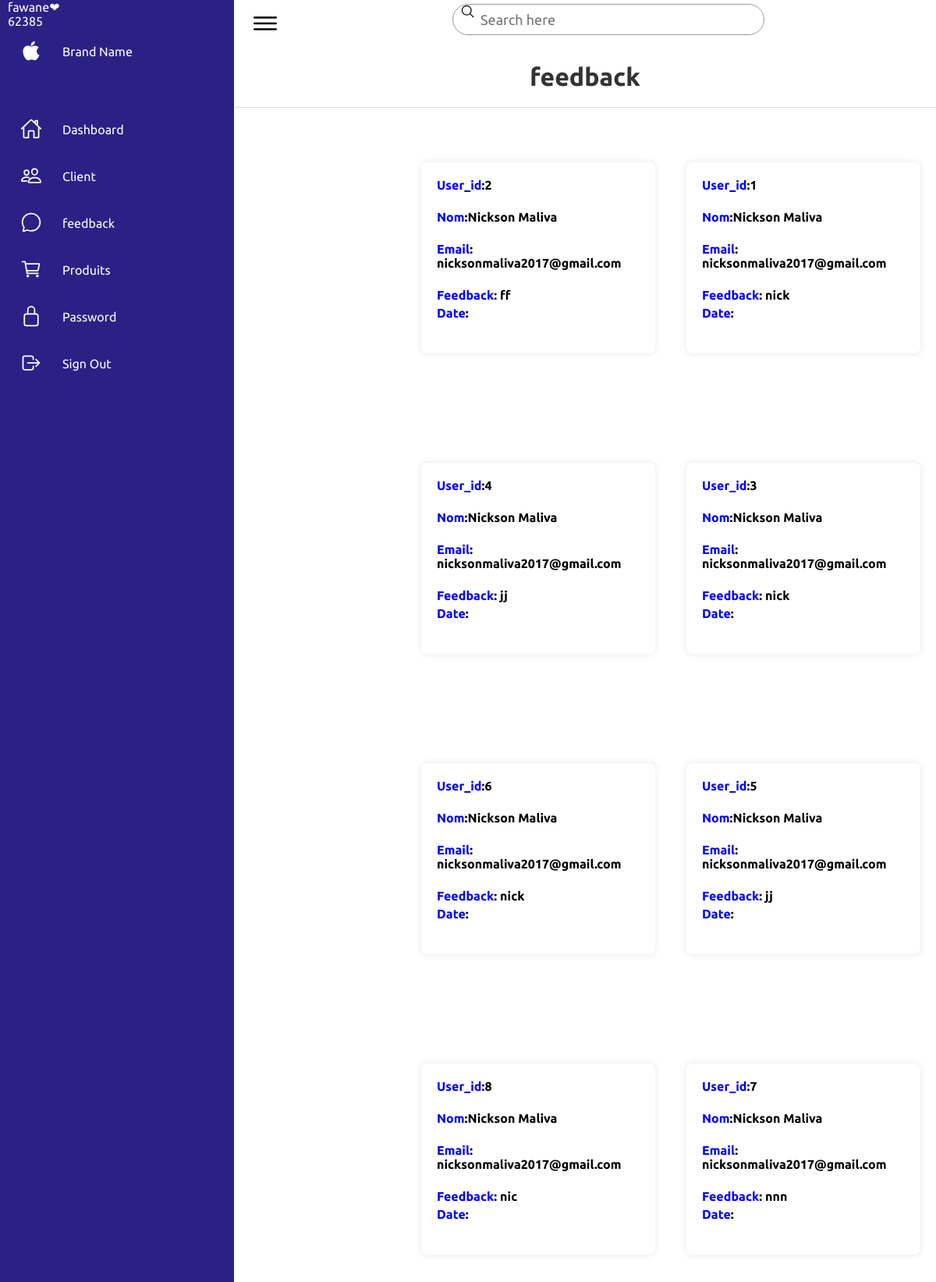
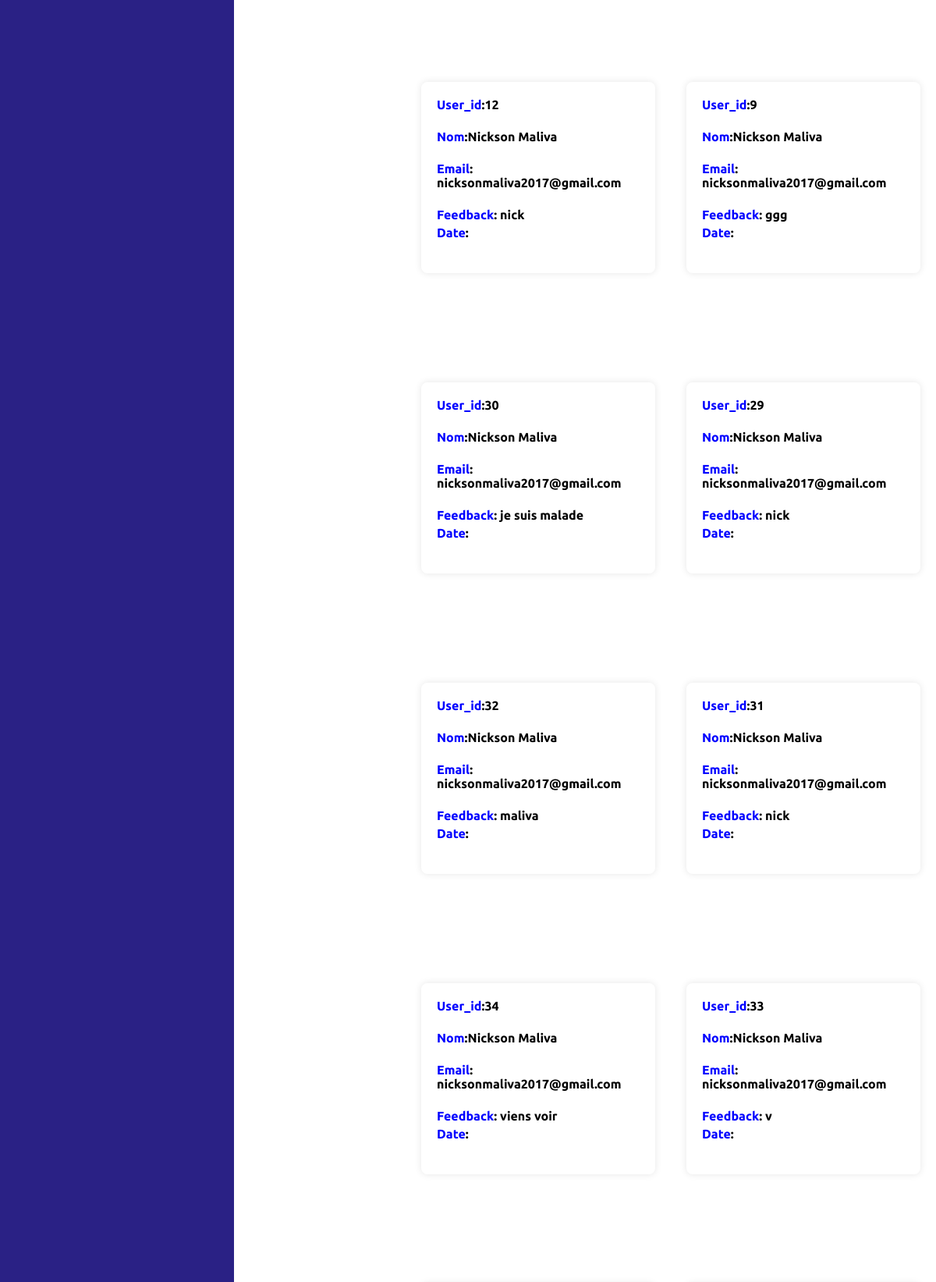
The app's page /admin/feedbackadmin.php (signed in, upper part) with its own data (2 pictures, top to bottom).
### tables this page shows
CREATE TABLE `messages` (
  `user_id` int(255) NOT NULL,
  `name` varchar(100) NOT NULL,
  `email` text NOT NULL,
  `message` text NOT NULL,
  `date` datetime DEFAULT NULL
);

### admin/feedbackadmin.php (the view, shortened to what this page needs)
<?php
include 'conn.php';
?>
 <!DOCTYPE html>
 <html lang="en">
 <head>
     <link rel="stylesheet" href="admi.css">
     <div class="container">
         <div class="navigation">
             <ul>
                 <li>
                     <a href="#" class="logo"><i class='bx bxs-t-shirt'></i>fawane<br>62385 <span>❤</span></a>
                     <a href="#">
                         <span class="icon">
                             <ion-icon name="logo-apple"></ion-icon>
                         </span>
                         <span class="title">Brand Name</span>
                     </a>
                 </li>
                 <li>
                     <a href="admin.php">
                         <span class="icon">
                             <ion-icon name="home-outline"></ion-icon>
                         </span>
                         <span class="title">Dashboard</span>
                     </a>
                 </li>
                 <li>
                     <a href="customer.php">
                         <span class="icon">
                             <ion-icon name="people-outline"></ion-icon>
                         </span>
                         <span class="title">Client</span>
                     </a>
                 </li>
                 <li>
                     <a href="feedbackadmin.php">
                         <span class="icon">
                             <ion-icon name="chatbubble-outline"></ion-icon>
                         </span>
                         <span class="title">feedback</span>
                     </a>
                 </li>
                 <li>
                     <a href="produit.php">
                         <span class="icon">
                             <ion-icon name="cart-outline"></ion-icon>
                         </span>
                         <span class="title">Produits</span>
                     </a>
                 </li>
                 <li>
                     <a href="log.html">
                         <span class="icon">
                             <ion-icon name="lock-closed-outline"></ion-icon>
                         </span>
                         <span class="title">Password</span>
                     </a>
                 </li>
                 <li>
                     <a href="#">
                         <span class="icon">
                             <ion-icon name="log-out-outline"></ion-icon>
                         </span>
                         <span class="title">Sign Out</span>
                     </a>
                 </li>
             </ul>
         </div>
     </div>
     </head>
<body>
<div class="main">
            <div class="topbar">
                <div class="toggle">
                    <ion-icon name="menu-outline"></ion-icon>
                </div>
                <div class="search">
                    <label>
                        <input type="text" placeholder="Search here">
                        <ion-icon name="search-outline"></ion-icon>
                    </label>
                </div>
            </div>
    <h1> <span>feedback</span></h1>
    <?php
    $query = "SELECT * FROM `messages`;";
    $result = $con->query($query);
      if ($result->num_rows > 0)
      {
          while($row = $result->fetch_assoc())
          {
            ?>
  <div class="image-container">
    <form action="process_feedback.php" method="post">
        <label for="name"><ii>User_id</ii>:<?php  echo $row["user_id"]?></label><br>
        <label for="name"><ii>Nom</ii>:<?php  echo $row["name"]?></label><br>
        <label for="email"><ii>Email</ii>: <?php  echo $row["email"]?></label><br>
        <label for="feedback"><ii>Feedback</ii>: <?php  echo $row["message"]?> </label>
        <label for="email"><ii>Date</ii>: <?php  echo $row["date"]?></label><br>
    </form>
  </div>
  <?php
}
}
?>
</body>
</html>

### admin/admi.css (style rules this page uses)
* { font-family: "Ubuntu", sans-serif; margin: 0; padding: 0; box-sizing: border-box; }
:root { --blue: #2a2185; --white: #fff; --gray: #f5f5f5; --black1: #222; --black2: #999; }
body { min-height: 100vh; overflow-x: hidden; }
.container { position: relative; width: 100%; }
.navigation { position: fixed; width: 300px; height: 100%; background: var(--blue); border-left: 10px solid var(--blue); transition: 0.5s; overflow: hidden; }
.navigation ul { position: absolute; top: 0; left: 0; width: 100%; }
.navigation ul li { position: relative; width: 100%; list-style: none; border-top-left-radius: 30px; border-bottom-left-radius: 30px; }
.navigation ul li:nth-child(1) { margin-bottom: 40px; pointer-events: none; }
.navigation ul li a { position: relative; display: block; width: 100%; display: flex; text-decoration: none; color: var(--white); }
.navigation ul li a .icon { position: relative; display: block; min-width: 60px; height: 60px; line-height: 75px; text-align: center; }
.navigation ul li a .icon ion-icon { font-size: 1.75rem; }
.navigation ul li a .title { position: relative; display: block; padding: 0 10px; height: 60px; line-height: 60px; text-align: start; white-space: nowrap; }
.main { position: absolute; width: calc(100% - 300px); left: 300px; min-height: 100vh; background: var(--white); transition: 0.5s; }
.topbar { width: 100%; height: 60px; display: flex; justify-content: space-between; align-items: center; padding: 0 10px; }
.toggle { position: relative; width: 60px; height: 60px; display: flex; justify-content: center; align-items: center; font-size: 2.5rem; cursor: pointer; }
.search { position: relative; width: 400px; margin: 0 10px; }
.search label { position: relative; width: 100%; }
.search label input { width: 100%; height: 40px; border-radius: 40px; padding: 5px 20px; padding-left: 35px; font-size: 18px; outline: none; border: 1px solid var(--black2); }
.search label ion-icon { position: absolute; top: 0; left: 10px; font-size: 1.2rem; }
form label { display: block; margin-bottom: 5px; text-align: left; font-weight: bold; }

### admin/feedbackadmin.php (style rules this page uses)
body { font-family: 'Arial', sans-serif; background-color: #f4f4f4; margin: 0; }
h1 { text-align: center; color: #333; padding: 20px; background-color: #fff; border-bottom: 1px solid #ddd; margin-top: 0; }
.image-container { max-width: 400px; margin: 20px auto; background-color: #fff; padding: 20px; border-radius: 8px; box-shadow: 0 0 10px rgba(0, 0, 0, 0.1); }
form { width: 100%; }
label { display: block; margin-bottom: 10px; font-size: 16px; }
ii { color: blue; font-weight: bold; }
.image-container { max-width: 300px; margin:70px 20px; background-color: #fff; padding: 20px; border-radius: 8px; box-shadow: 0 0 10px rgba(0, 0, 0, 0.1); display: inline-block; vertical-align: top; float:right; }

### records on screen
messages: user_id "1", name "Nickson Maliva", email "nicksonmaliva2017@gmail.com", message "nick"
messages: user_id "2", name "Nickson Maliva", email "nicksonmaliva2017@gmail.com", message "ff"
messages: user_id "3", name "Nickson Maliva", email "nicksonmaliva2017@gmail.com", message "nick"
messages: user_id "4", name "Nickson Maliva", email "nicksonmaliva2017@gmail.com", message "jj"
messages: user_id "5", name "Nickson Maliva", email "nicksonmaliva2017@gmail.com", message "jj"
messages: user_id "6", name "Nickson Maliva", email "nicksonmaliva2017@gmail.com", message "nick"
messages: user_id "7", name "Nickson Maliva", email "nicksonmaliva2017@gmail.com", message "nnn"
messages: user_id "8", name "Nickson Maliva", email "nicksonmaliva2017@gmail.com", message "nic"
messages: user_id "9", name "Nickson Maliva", email "nicksonmaliva2017@gmail.com", message "ggg"
messages: user_id "12", name "Nickson Maliva", email "nicksonmaliva2017@gmail.com", message "nick"
messages: user_id "29", name "Nickson Maliva", email "nicksonmaliva2017@gmail.com", message "nick"
messages: user_id "30", name "Nickson Maliva", email "nicksonmaliva2017@gmail.com", message "je suis malade"
messages: user_id "31", name "Nickson Maliva", email "nicksonmaliva2017@gmail.com", message "nick"
messages: user_id "32", name "Nickson Maliva", email "nicksonmaliva2017@gmail.com", message "maliva"
messages: user_id "33", name "Nickson Maliva", email "nicksonmaliva2017@gmail.com", message "v"
messages: user_id "34", name "Nickson Maliva", email "nicksonmaliva2017@gmail.com", message "viens voir"
